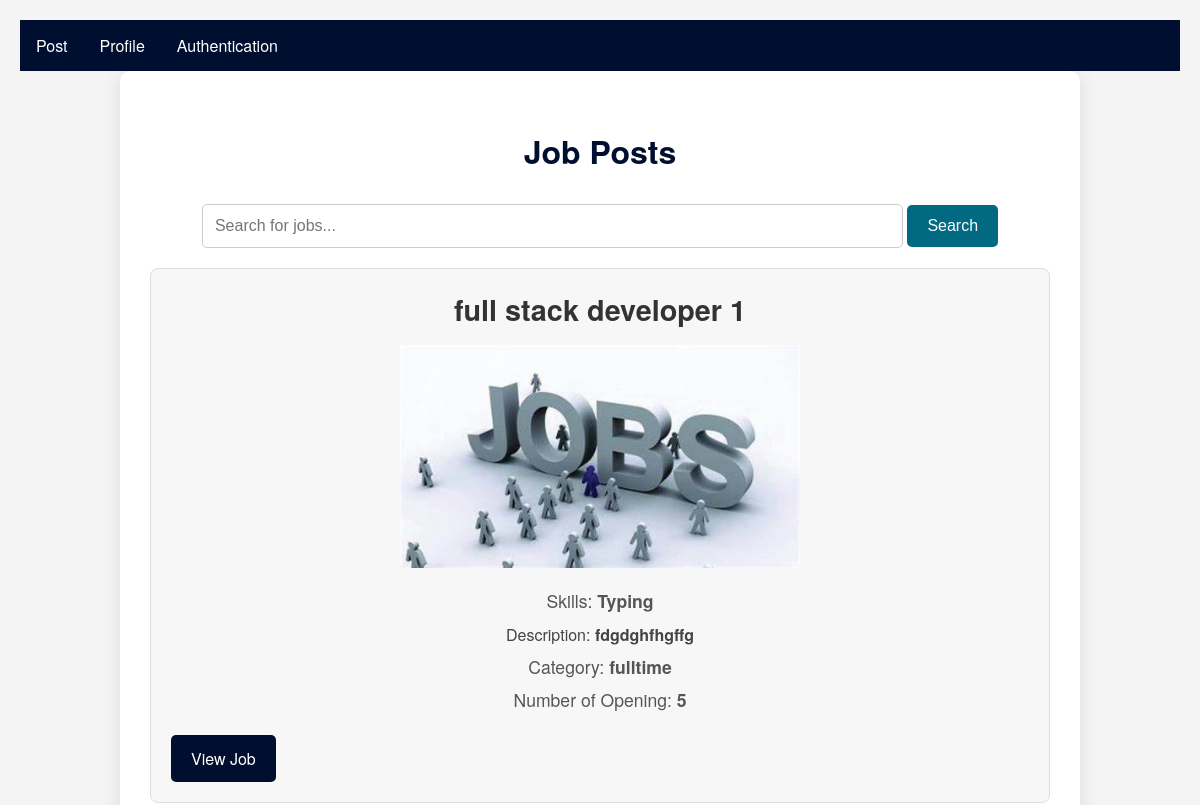
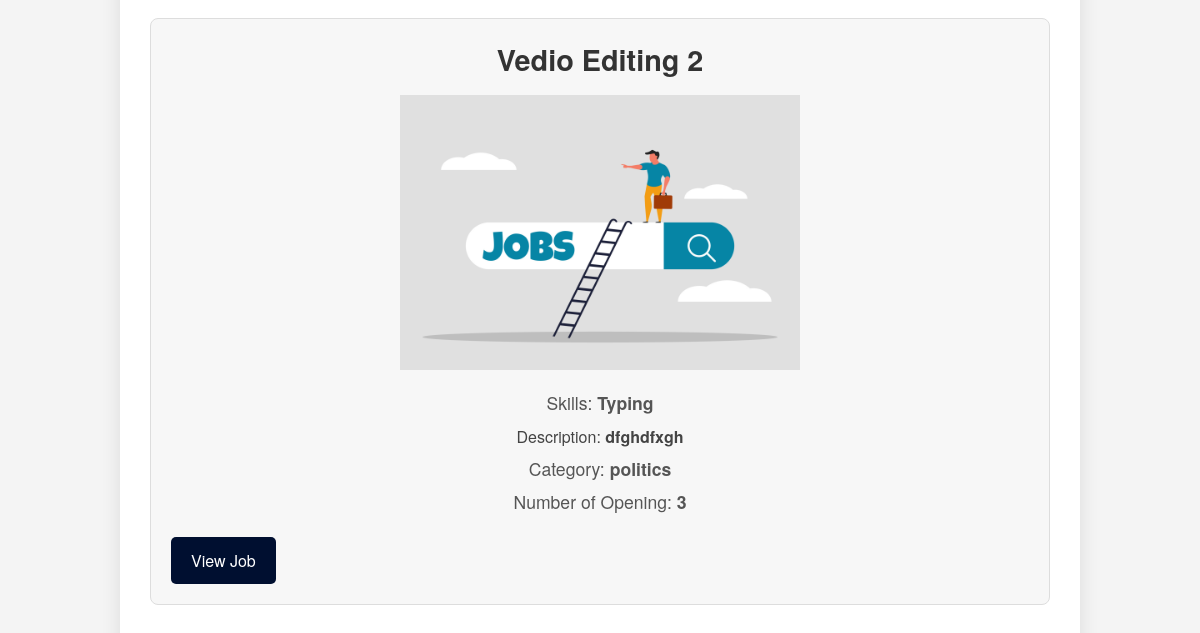
The page /jobfeed/ on the database as committed earlier (2 pictures, top to bottom).
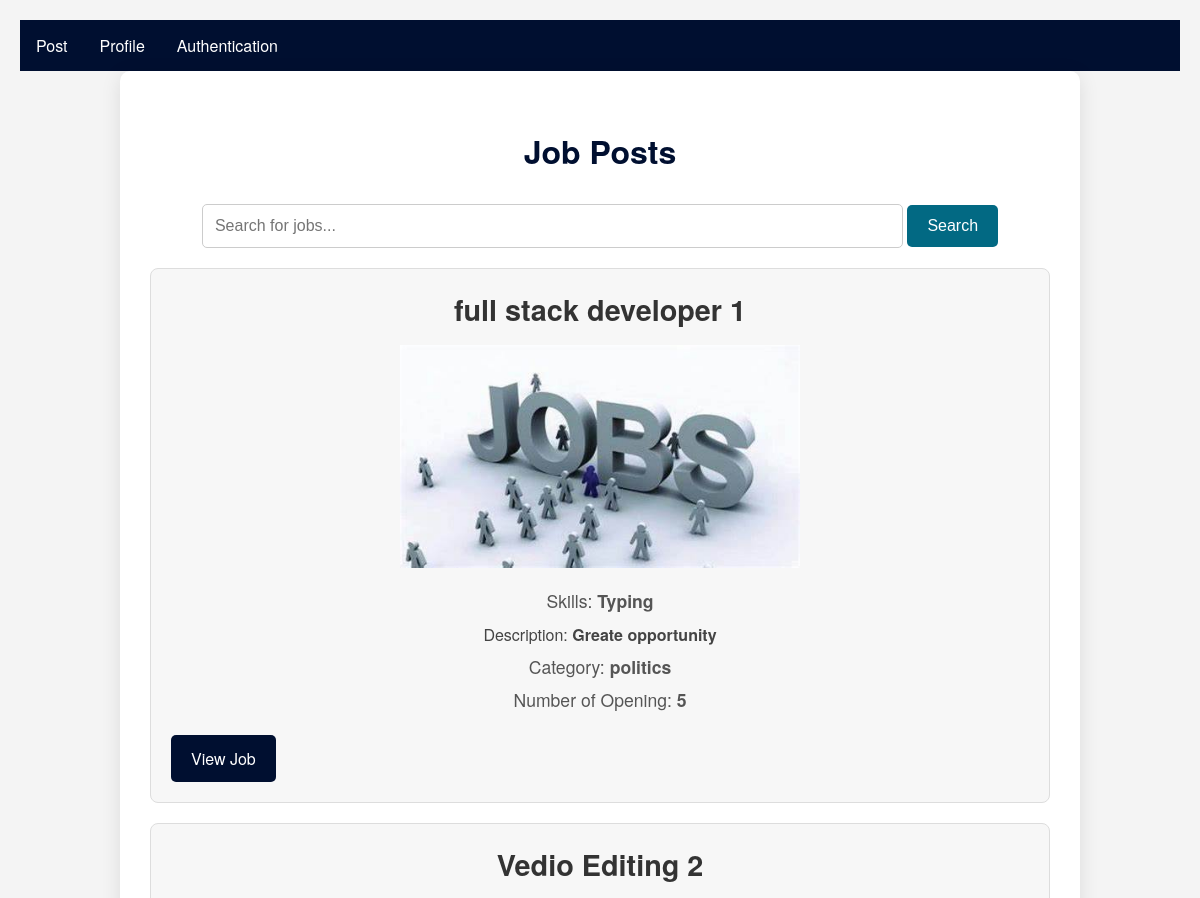
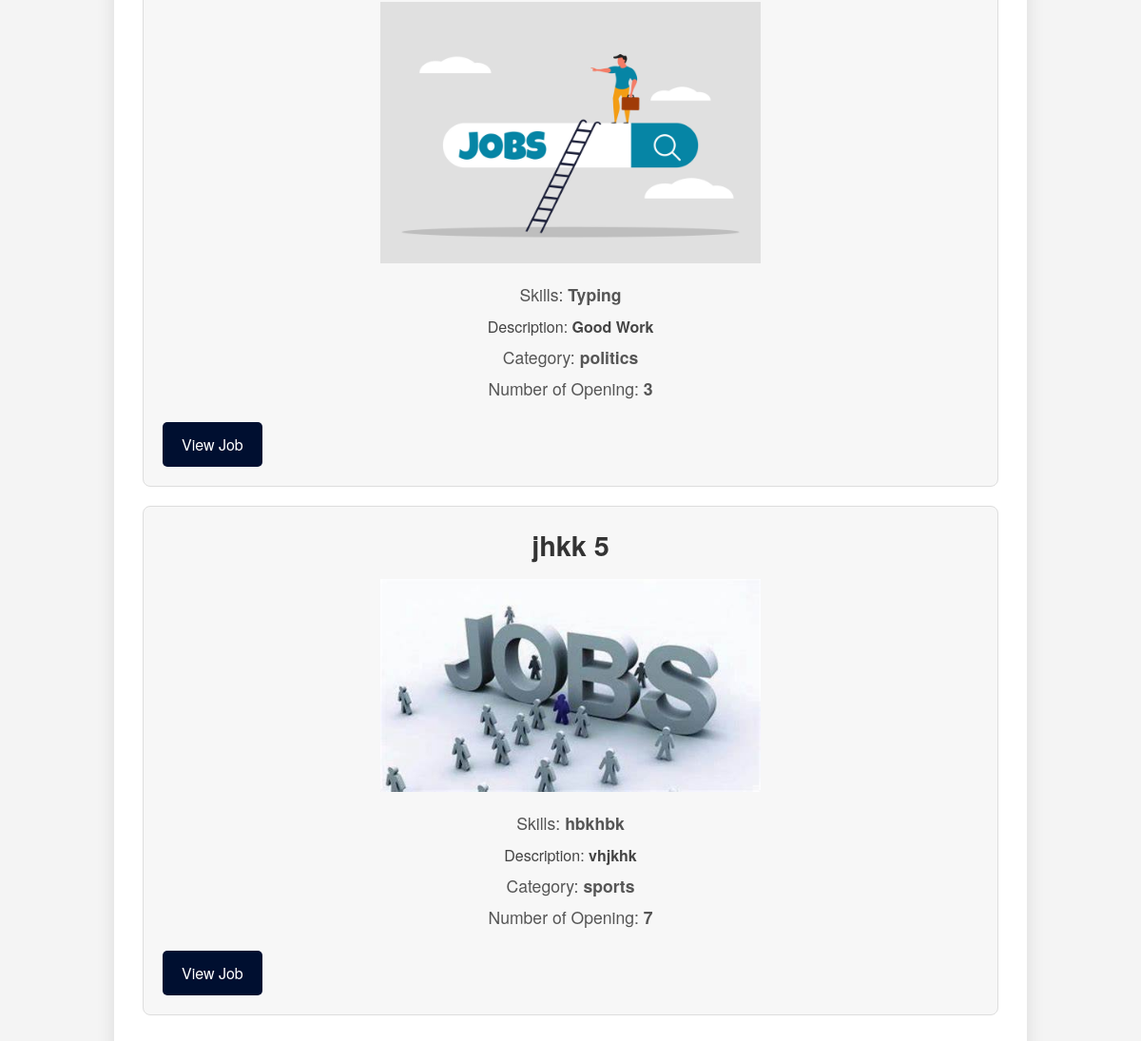
The same page on the database as committed later (2 pictures, top to bottom).
### myapp/models.py (models this page shows, shortened)
class JobModel(models.Model):
    JOB_TYPE_CHOICES = [
        ('fulltime', 'Full-time'),
        ('parttime', 'Part-time'),
    ]
    user = models.ForeignKey(Custom_user, on_delete=models.CASCADE)
    job_title = models.CharField(max_length=255, null=True)
    Number_of_opening = models.PositiveIntegerField(null=True)
    Category = models.CharField(choices=JOB_TYPE_CHOICES,max_length=255, null=True)
    Job_Description = models.TextField(max_length=255, null=True)
    Skills = models.CharField(max_length=255, null=True)
    company_logo=models.ImageField(upload_to='Media/Blog_Pic',null=True)

### myproject/views.py (the view)
# urls.py: path('jobfeed/', jobfeed, name='jobfeed'),
def jobfeed(req):
    data=JobModel.objects.all()
    context = {
        'data': data
    }
    return render(req,'jobfeed.html',context)

### template/jobfeed.html (shortened to what this page needs)
{% extends 'base.html' %}
{% block body %}
<!DOCTYPE html>
<html lang="en">
<head>
</head>
<body>
    <div class="container">
        <h2>Job Posts</h2>
        <div class="search-bar">
            <form action="{% url 'searchJob' %}" method="GET">
                <input type="text" name="query" placeholder="Search for jobs..." required>
                <button type="submit">Search</button>
            </form>
        </div>
        {% for i in data %}
        <div class="job-post">
            <h2 class="job-title">{{ i.job_title }} {{i.id}}</h2>
            <div class="logo">
                <img src="/{{ i.company_logo }}" alt="Logo">
            </div>
            <div class="company">Skills: <strong>{{ i.Skills }}</strong></div>
            <div class="description">Description: <strong>{{ i.Job_Description }}</strong></div>
            <div class="salary">Category: <strong>{{ i.Category }}</strong></div>
            <div class="application-deadline">Number of Opening: <strong>{{ i.Number_of_opening }}</strong></div>
            <a href="{% url 'mainprofile' i.id %}" class="apply-button">View Job</a>
        </div>
        {% endfor %}
    </div>
</body>
</html>
{% endblock body %}

### template/base.html (shortened to what this page needs)
<!DOCTYPE html>
<html>
<head>
</head>
<body>
<ul>
  <li><a href="{% url 'jobfeed' %}">Post</a></li>
  <li><a href="{% url 'Profile' %}">Profile</a></li>
  <li class="dropdown">
    <a href="javascript:void(0)" class="dropbtn">Authentication</a>
  </li>
</ul>
{% block body %}
{% endblock body %}
</body>
</html>

### template/base.html (style rules this page uses)
body { background-color:white; }
ul { list-style-type: none; margin: 0; padding: 0; overflow: hidden; background-color: #000f30; }
li { float: left; }
li a, .dropbtn { display: inline-block; color: white; text-align: center; padding: 14px 16px; text-decoration: none; }
li.dropdown { display: inline-block; }

### template/jobfeed.html (style rules this page uses)
body { font-family: 'Helvetica Neue', Arial, sans-serif; background-color: #f4f4f4; margin: 0; padding: 20px; }
.container { max-width: 900px; margin: auto; background: #ffffff; padding: 30px; border-radius: 10px; box-shadow: 0 4px 20px rgba(0, 0, 0, 0.1); }
h2 { text-align: center; color: #000f30; margin-bottom: 30px; font-size: 2em; }
.search-bar { margin-bottom: 20px; text-align: center; }
.search-bar input[type="text"] { padding: 12px; width: 75%; border: 1px solid #ccc; border-radius: 5px; font-size: 1em; }
.search-bar button { padding: 12px 20px; background-color: #026983; color: white; border: none; border-radius: 5px; cursor: pointer; font-size: 1em; transition: background-color 0.3s, color 0.3s; }
.job-post { border: 1px solid #ddd; padding: 20px; margin-bottom: 20px; border-radius: 8px; background-color: #f7f7f7; transition: box-shadow 0.3s; }
.job-title { font-size: 1.8em; color: #333; margin: 0; text-align: center; }
.logo { text-align: center; margin: 15px 0; }
.logo img { max-height: 400px; max-width: 400px; }
.company, .location, .salary, .posted-date, .application-deadline, .user { color: #555; margin: 8px 0; font-size: 1.1em; text-align: center; }
.description { margin-top: 10px; color: #444; font-size: 1em; text-align: center; }
.apply-button { display: inline-block; margin-top: 15px; padding: 12px 20px; background-color: #000f30; color: white; text-decoration: none; border-radius: 5px; transition: background-color 0.3s, color 0.3s; font-size: 1em; text-align: center; }

Rows that differ between the two databases and show on the page:
changed JobModel "full stack developer": Job_Description "fdgdghfhgffg" → "Greate opportunity"; Category "fulltime" → "politics"
changed JobModel "Vedio Editing": Job_Description "dfghdfxgh" → "Good Work"
added JobModel: job_title "jhkk", id "5", company_logo (picture), Skills "hbkhbk", Job_Description "vhjkhk", Category "sports", Number_of_opening "7"
